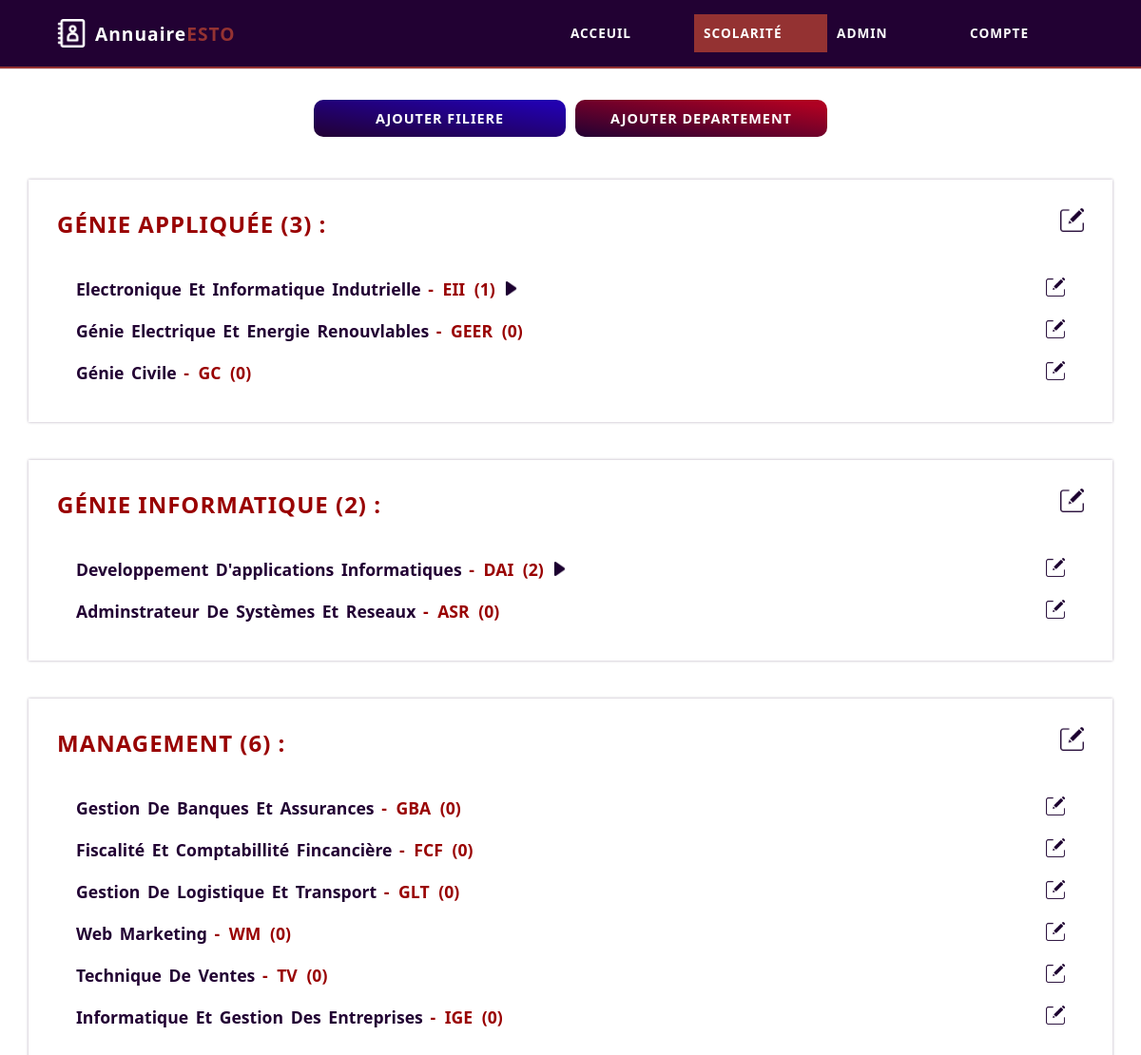
Screenshot of /Application/scolarite/school.php (signed in) with the database file from the repository.
### tables this page shows
CREATE TABLE `departement` (
  `dept_id` int(11) NOT NULL,
  `dept_name` varchar(30) NOT NULL
);

CREATE TABLE `filiere` (
  `filiere_id` int(11) NOT NULL,
  `dept_id` int(11) NOT NULL,
  `filiere_name` varchar(10) NOT NULL,
  `filiere_description` varchar(100) NOT NULL
);

### Application/config/functions.php (called while the page is built, shortened)
<?php
    function getConnection() {
        $dsn = 'mysql:host=localhost;dbname=annuaireESTO';
		$pdo = new PDO($dsn, 'root', '');
		$pdo->setAttribute(PDO::ATTR_DEFAULT_FETCH_MODE, PDO::FETCH_ASSOC);
        return $pdo;
    }
    function getStudentsInFiliere($filiere_id) {
        $pdo = getConnection();
        $query = 'select * from etudiant where filiere_id = ?';
        $stmt = $pdo->prepare($query);
        $stmt->execute([ $filiere_id ]);
        $students = $stmt->fetchAll();
        return $students;
    }
    function getAllFilieres() {
        $pdo = getConnection();
        $query = 'select * from filiere order by filiere_name';
        $stmt = $pdo->prepare($query);
        $stmt->execute();
        $filieres = $stmt->fetchAll();
        return($filieres);
    }
    function getFiliereInDept($dept_id) {
        $pdo = getConnection();
        $query = 'select * from filiere where dept_id = ?';
        $stmt = $pdo->prepare($query);
        $stmt->execute([ $dept_id ]);
        $filieres = $stmt->fetchAll();
        return $filieres;
    }
    function getAllDepartements() {
        $pdo = getConnection();
        $query = 'select * from departement order by dept_name';
        $stmt = $pdo->prepare($query);
        $stmt->execute();
        $departements = $stmt->fetchAll();
        return $departements;
    }
?>

### Application/scolarite/school.php (the view, shortened to what this page needs)
<?php
    require_once('./../config/functions.php');
    $filieres = getAllFilieres();
    $departements = getAllDepartements();
?>
<!DOCTYPE html>
<html lang="en">
<head>
    <link rel="stylesheet" href="./../css/home.css">
    <link rel="stylesheet" href="./../css/school.css">
    <link rel="stylesheet" href="./../css/admin.css">
</head>
<body>
    <nav class="main-nav">
        <a href="./../home/home.php" class="nav-logo">
            <img src="./../icons/annuaire.png">
            <h2>Annuaire<span>ESTO</span></h2>
        </a>
        <ul class="nav-menu modal" data-modal-name="menu">
            <li>
                <a href="./../home/home.php">Acceuil</a>
            </li>
            <li class="active">
                <a href="./school.php">Scolarité</a>
            </li>
            <?php if($_SESSION['user_type'] == 'AD') : ?>
                <li>
                    <a href="./../admin/verify-users.php">Admin</a>
                </li>
            <?php endif; ?>
            <li>
                <a href="./../home/account.php">Compte</a>
            </li>
        </ul>
    </nav>
    <div class="container">
        <?php if($_SESSION['user_type'] == 'AD') : ?>
            <div class="add-buttons-box">
                <h2 data-modal="filiere" onclick="showModal(this)">Ajouter filiere</h2>
                <h2 data-modal="dept" onclick="showModal(this)">Ajouter departement</h2>
            </div>
        <?php endif; ?>
        <div class="dept-list">
            <?php foreach($departements as $dept) : ?>
                <div class="dept">
                    <h2 class="dept-name">
                        <?= $dept['dept_name'] . ' (' . count(getFiliereInDept($dept['dept_id'])) . ') : ' ?>
                        <?php if($_SESSION['user_type'] == 'AD') : ?>
                            <span class="edit-dept-icon" onclick="showModal(this); loadDeptContent(<?= $dept['dept_id'] ?>, `<?= $dept['dept_name'] ?>`)" data-modal="modify-dept">
                                <img src="./../icons/edit.png">
                            </span>
                        <?php endif; ?>
                    </h2>
                    <?php foreach(getFiliereInDept($dept['dept_id']) as $filiere) : ?>
                        <div class="filiere">
                            <h2 class="filiere-name">
                                <?= $filiere['filiere_description'] ?>
                                <span class="nbr-students"> -
                                    <?= $filiere['filiere_name'] ?>
                                    (<?= count(getStudentsInFiliere($filiere['filiere_id'])) ?>)
                                </span>
                                <?php if(count(getStudentsInFiliere($filiere['filiere_id']))) : ?>
                                    <img src="./../icons/arrow.png" class="students-toggler">
                                <?php endif; ?>
                                <?php if($_SESSION['user_type'] == 'AD') : ?>
                                    <span
                                        class="edit-filiere-icon"
                                        title="<?= $filiere['filiere_description'] ?>"
                                        onclick="
                                            showModal(this);
                                            loadFiliereContent(
                                                <?= $filiere['filiere_id'] ?>,
                                                `<?= $filiere['filiere_name'] ?>`,
                                                <?= $dept['dept_id'] ?>,
                                                `<?= $filiere['filiere_description'] ?>`
                                            );
                                        "
                                        data-modal="modify-filiere">
                                        <img src="./../icons/edit.png">
                                    </span>
                                <?php endif; ?>
                            </h2>
                        </div>
                    <?php endforeach; ?>
                </div>
            <?php endforeach; ?>
        </div>
    </div>
</body>
</html>

### Application/css/home.css (style rules this page uses)
* { padding: 0; margin: 0; box-sizing: border-box; font-family: 'Segoe UI', Tahoma, Geneva, Verdana, sans-serif; }
body { width: 100%; height: 100vh; }
.main-nav { width: 100%; height: 70px; display: flex; align-items: center; justify-content: space-between; padding: 0px 50px; background-color: #220133; box-shadow: 0px 2px 1px #943232; position: fixed; z-index: 10000; }
.main-nav .nav-logo { display: flex; align-items: center; justify-content: center; text-decoration: none; }
.main-nav .nav-logo img { height: 30px; margin: 10px; filter: invert(1); }
.main-nav .nav-logo h2 { font-size: 1.2em; letter-spacing: 1px; word-spacing: 2px; color: #FFF; font-weight: 600; }
.main-nav .nav-logo h2 span { color: #943232; }
.main-nav .nav-menu { display: flex; align-items: center; justify-content: center; list-style-type: none; }
.main-nav .nav-menu li { text-transform: uppercase; font-size: .85em; font-weight: 600; letter-spacing: 1px; width: 140px; text-align: left; line-height: 40px; padding-left: 10px; position: relative; }
.main-nav .nav-menu li a { color: #FFF; text-decoration: none; width: 100%; text-align: center; transition: background-color 200ms ease-in-out, color 200ms ease-in-out; }
.main-nav .nav-menu li.active { background-color: #943232; }
.container { width: 100%; height: fit-content; max-width: 1300px; min-height: 100%; margin: auto; background-color: #FFF; box-shadow: 0px 0px 5px #00000055; padding: 80px 10px 10px 10px; }

### Application/css/school.css (style rules this page uses)
* { padding: 0; margin: 0; box-sizing: border-box; font-family: 'Segoe UI', Tahoma, Geneva, Verdana, sans-serif; }
body { width: 100%; height: 100%; }
.container { min-height: 100vh; }
.add-buttons-box { width: 100%; max-width: 550px; margin: auto; align-items: center; display: flex; justify-content: space-between; margin-top: 20px; }
.add-buttons-box h2 { border-radius: 10px; width: 100%; text-align: center; padding: 10px; margin: 5px; color: #220133; font-size: .9em; text-transform: uppercase; letter-spacing: 1px; cursor: pointer; user-select: none; background: linear-gradient(to bottom left, #2201AE 10%, #220133); color: #FFF; }
.add-buttons-box h2:nth-of-type(2) { background: linear-gradient(to bottom left, #AE0122 10%, #220133); }
.dept-list { margin-top: 30px; width: 100%; height: fit-content; }
.dept-list .dept { margin: 40px 20px; box-shadow: 0px 0px 3px 0px #22013355; padding: 30px; }
.dept-list .dept .dept-name { color: #990101; text-align: left; text-transform: uppercase; letter-spacing: 1px; margin-bottom: 30px; font-weight: 700; }
.dept-list .dept-name .edit-dept-icon img { float: right; width: 25px; cursor: pointer; user-select: none; }
.dept-list .dept .filiere { padding: 10px 20px; }
.dept-list .dept .filiere .filiere-name { color: #220133; word-spacing: 3px; text-transform: capitalize; font-size: 1.1em; }
.dept-list .dept .filiere .filiere-name .edit-filiere-icon img { float: right; width: 20px; cursor: pointer; user-select: none; }
.dept-list .dept .filiere .filiere-name .nbr-students { color: #990101; word-spacing: 5px; text-transform: uppercase; }
.dept-list .dept .filiere .filiere-name .students-toggler { width: 15px; cursor: pointer; }

### Application/css/admin.css (style rules this page uses)
* { padding: 0; margin: 0; box-sizing: border-box; font-family: 'Segoe UI', Tahoma, Geneva, Verdana, sans-serif; }
body { width: 100%; height: 100vh; }

### rows the page displays
departement: dept_name "GÉNIE APPLIQUÉE", count(getFiliereInDept($dept['dept_id'])) "3"
filiere: filiere_description "Electronique Et Informatique Indutrielle", filiere_name "EII", count(getStudentsInFiliere($filiere['filiere_id'])) "1"
filiere: filiere_description "Génie Electrique Et Energie Renouvlables", filiere_name "GEER", count(getStudentsInFiliere($filiere['filiere_id'])) "0"
filiere: filiere_description "Génie Civile", filiere_name "GC", count(getStudentsInFiliere($filiere['filiere_id'])) "0"
departement: dept_name "GÉNIE INFORMATIQUE", count(getFiliereInDept($dept['dept_id'])) "2"
filiere: filiere_description "Developpement D'applications Informatiques", filiere_name "DAI", count(getStudentsInFiliere($filiere['filiere_id'])) "2"
filiere: filiere_description "Adminstrateur De Systèmes Et Reseaux", filiere_name "ASR", count(getStudentsInFiliere($filiere['filiere_id'])) "0"
departement: dept_name "MANAGEMENT", count(getFiliereInDept($dept['dept_id'])) "6"
filiere: filiere_description "Gestion De Banques Et Assurances", filiere_name "GBA", count(getStudentsInFiliere($filiere['filiere_id'])) "0"
filiere: filiere_description "Fiscalité Et Comptabillité Fincancière", filiere_name "FCF", count(getStudentsInFiliere($filiere['filiere_id'])) "0"
filiere: filiere_description "Gestion De Logistique Et Transport", filiere_name "GLT", count(getStudentsInFiliere($filiere['filiere_id'])) "0"
filiere: filiere_description "Web Marketing", filiere_name "WM", count(getStudentsInFiliere($filiere['filiere_id'])) "0"
filiere: filiere_description "Technique De Ventes", filiere_name "TV", count(getStudentsInFiliere($filiere['filiere_id'])) "0"
filiere: filiere_description "Informatique Et Gestion Des Entreprises", filiere_name "IGE", count(getStudentsInFiliere($filiere['filiere_id'])) "0"
